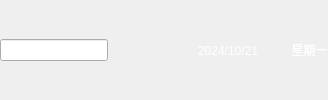
     <widget class="QWidget" name="widget01" native="true">
      <property name="styleSheet">
       <string notr="true">color: rgb(255, 255, 255);</string>
      </property>
      <layout class="QHBoxLayout" name="horizontalLayout_6">
       <property name="spacing">
        <number>15</number>
       </property>
       <property name="leftMargin">
        <number>0</number>
       </property>
       <property name="rightMargin">
        <number>0</number>
       </property>
       <item>
        <widget class="QLineEdit" name="lineEditCity">
         <property name="styleSheet">
          <string notr="true"> QLineEdit {
     border: 2px solid gray;
     border-radius: 5px;
     padding: 0 8px;
     background: white;
     selection-background-color: darkgray;
 }
color: white;</string>
         </property>
         <property name="text">
          <string/>
         </property>
         <property name="placeholderText">
          <string>城市</string>
         </property>
        </widget>
       </item>
       <item>
        <widget class="QLabel" name="labelSearch">
         <property name="minimumSize">
          <size>
           <width>20</width>
           <height>20</height>
          </size>
         </property>
         <property name="maximumSize">
          <size>
           <width>20</width>
           <height>20</height>
          </size>
         </property>
         <property name="text">
          <string/>
         </property>
         <property name="pixmap">
          <pixmap resource="res.qrc">:/res/search.png</pixmap>
         </property>
         <property name="scaledContents">
          <bool>true</bool>
         </property>
        </widget>
       </item>
       <item>
        <spacer name="horizontalSpacer_2">
         <property name="orientation">
          <enum>Qt::Horizontal</enum>
         </property>
         <property name="sizeHint" stdset="0">
          <size>
           <width>40</width>
           <height>20</height>
          </size>
         </property>
        </spacer>
       </item>
       <item>
        <widget class="QLabel" name="labelCurrentDate">
         <property name="text">
          <string>2024/10/21          星期一</string>
         </property>
        </widget>
       </item>
      </layout>
     </widget>
